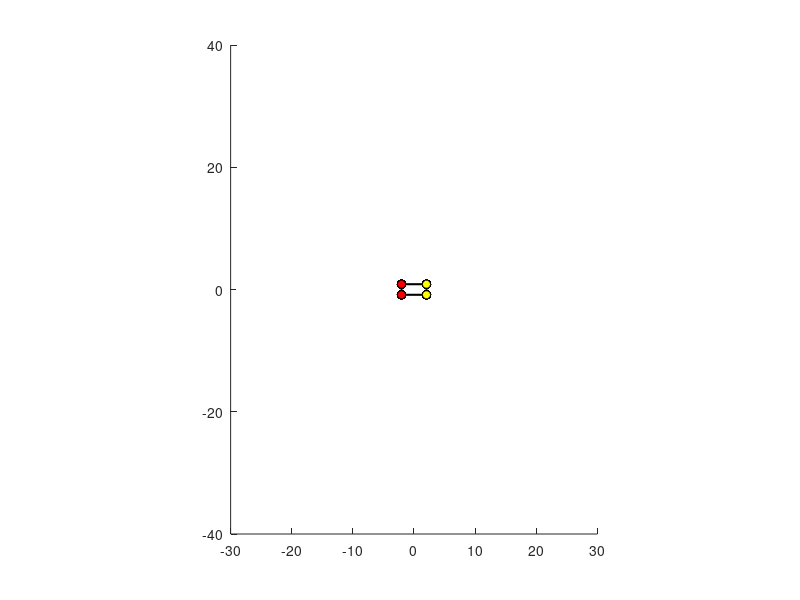

MATLAB code for this plot:
close all

% Car Plotting
L = 4.084; % length of Renault Zoe in meters
W = 1.730; % width of Renault Zoe in meters

Xc = 0; % center x point of car received from InEKF
Yc = 0; % center y point of car received from InEKF

% points are [RR, FR, FL, RL, RR] Extra RR to enclose and make a rectangle
X = [-L/2, L/2, L/2, -L/2, -L/2];
Y = [-W/2, -W/2, W/2, W/2, -W/2];

theta = 0; % radians - yaw received from InEKF; positive is CCW, which is what we want!

cth = cos(theta);
sth = sin(theta);

Xrot = X*cth - Y*sth;
Yrot = X*sth + Y*cth;

% Head Lights
left_front_light = [Xrot(3), Yrot(3)];
right_front_light = [Xrot(2), Yrot(2)];
x_front_light = [left_front_light(1), right_front_light(1)];
y_front_light = [left_front_light(2), right_front_light(2)];

% Brake Lights
% Just as an example
accel_x = [8, 9, 2, -2, -2, -2, 9, 5, -5, -5, 3, -3, 4, -2, -1]; % this would be data coming in
left_rear_light = [Xrot(4), Yrot(4)];
right_rear_light = [Xrot(1), Yrot(1)];
x_rear_light = [left_rear_light(1), right_rear_light(1)];
y_rear_light = [left_rear_light(2), right_rear_light(2)];

figure
hold on
plot(Xrot + Xc, Yrot + Yc, 'k', 'LineWidth', 1.5) % See if a thicker/thinner linewidth is necessary

for i = 1:length(accel_x)
    % Light positions change as car moves
    % Set up code to keep receating a new set of Xrot and Yrot
    % And then calculate light positions based on new Xrot and Yrot
    
    % Front Lights
    front_right_plot = scatter(x_front_light, y_front_light, 'MarkerEdgeColor', 'k', 'MarkerFaceColor', 'y');
    
    
    % Brake Lights
    rear_light_plot = scatter(x_rear_light, y_rear_light, 'MarkerEdgeColor', 'k');
    
    axis equal
    xlim([-30, 30])
    ylim([-40, 40])
    
    if accel_x(i) < 0
        set(rear_light_plot, 'MarkerFaceColor', 'r')
    else
        set(rear_light_plot, 'MarkerFaceColor', 'w')
    end
    % For visualization, pause step
    pause(0.5)
end